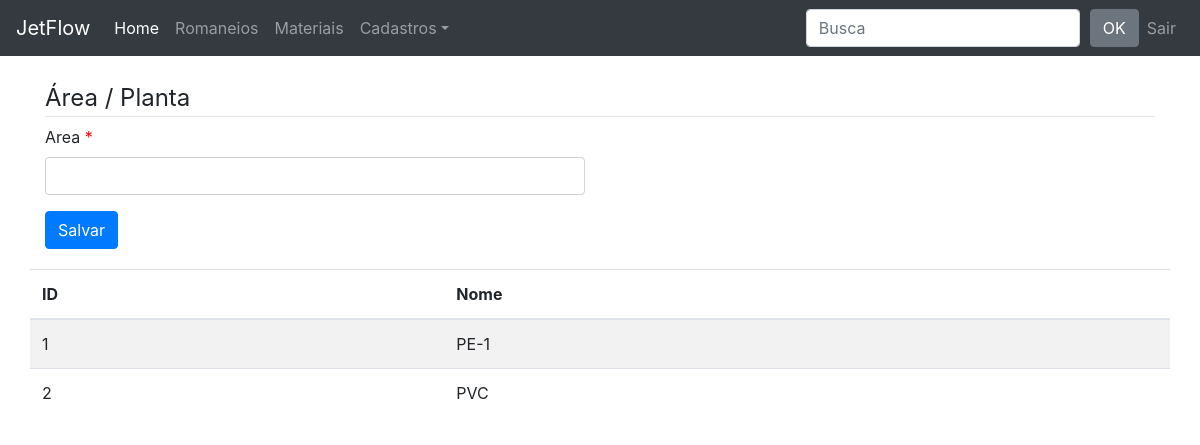
/area/ (signed in), run on an earlier commit of the app's database.
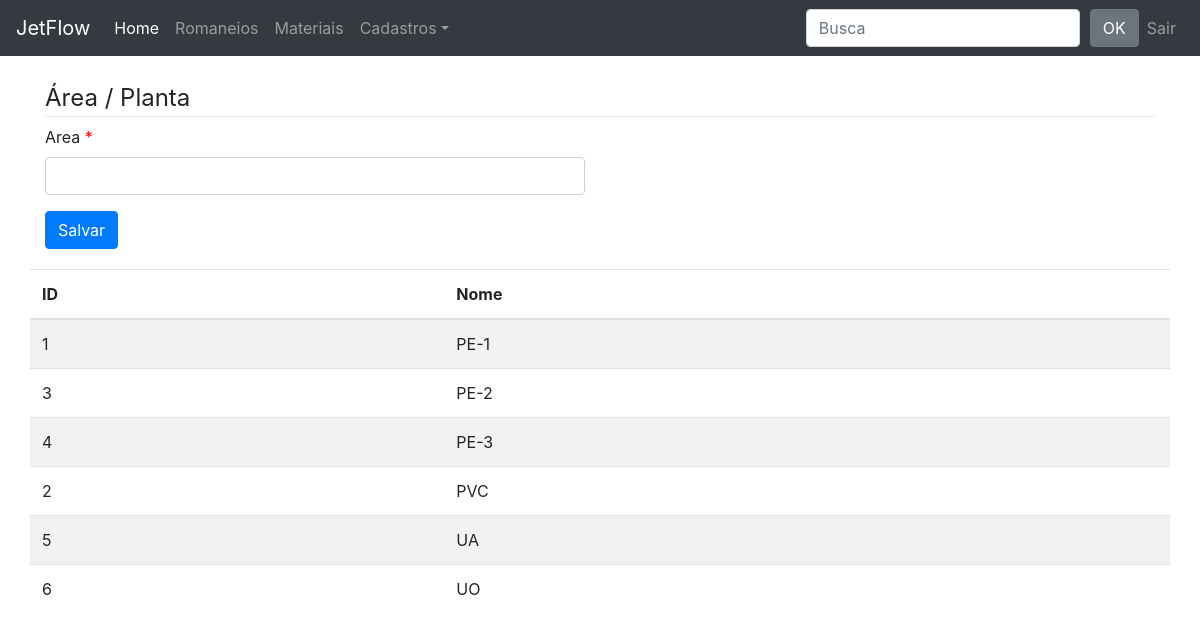
And on a later commit of the database.
### romaneio/models.py (models this page shows, shortened)
class Area(models.Model):
    area = models.CharField(max_length=30, unique=True)
    class Meta:
        ordering = ('area',)

### romaneio/views.py (the view)
# urls.py: path('area/', v.area_add, name='area_add'),
@login_required
def area_add(request):
    template_name = 'area_add.html'
    area_form = Area()
    objects = Area.objects.all()
    if request.method == 'POST':
        form=AreaForm(request.POST, instance=area_form, prefix='main')
        if form.is_valid():
            form=form.save()
            url='#'
            return HttpResponseRedirect(url)
    else:
        form=AreaForm(instance=area_form, prefix='main')
    context={'form':form,'objects_list': objects}
    return render(request, template_name, context)

### romaneio/forms.py
class AreaForm(forms.ModelForm):
    class Meta:
        model = Area
        fields = '__all__'

### romaneio/templates/area_add.html (shortened to what this page needs)
{% extends "base.html" %}
{% load widget_tweaks %}
{% load bootstrap %}
{% block content %}
<div class="row">
    <div class="col-sm-12">
        <form method="POST" novalidate>
            <legend style="border-bottom: 1px solid #e5e5e5;">Área / Planta</legend>
            <div class="row">
                <div class="col-sm-6">
                    {% for field in form.visible_fields %}
                    <div class="form-group{% if field.errors %} has error {% endif %}">
                        <label for="{{ field.id_for_label }}">
                            {% if field.field.required %}
                                <span class="required">{{ field.label }} </span>
                                {% else %}
                                {{ field.label }}
                                {% endif %}
                        </label>
                        {% render_field field class="form-control" %}
                    </div>
                    {% endfor %}
                </div>
            </div>
            <button class="btn btn-primary" value="Save">
                Salvar
            </button>
        </form>
    </div>
</div>
<div class="row" style="margin-top: 20px;">
    {% if objects_list %}
        <table class="table table-striped">
            <thead>
                <tr>
                    <th>ID</th>
                    <th>Nome</th>
                </tr>
            </thead>
            <tbody>
                {% for object in objects_list %}
                <tr>
                    <td>{{ object.pk }}</td>
                    <td>{{ object.area}}</td>
                </tr>
                {% endfor %}
            </tbody>
        </table>
        {% else %}
        <p class="alert alert-warning">Sem Itens na Lista </p>
        {% endif %}
</div>
{% endblock content %}

What changed in the data, as far as the page shows it:
added Area: pk "3", area "PE-2"
added Area: pk "4", area "PE-3"
added Area: pk "5", area "UA"
added Area: pk "6", area "UO"
